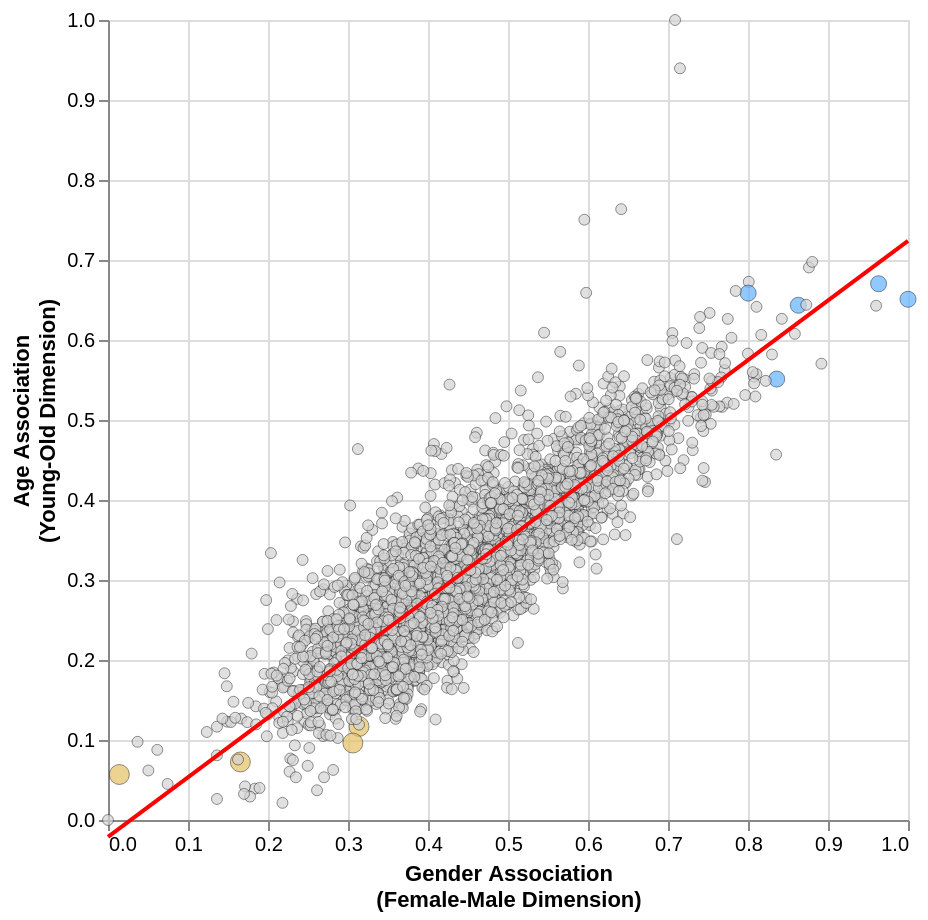

Notebook cell for this chart:
### Markdown cell above
### 2. Interactive Plot

### Code cell
fig = alt.Chart(gpt2_df).mark_point(filled=True, stroke='black', strokeWidth=0.3, opacity=0.7, clip=False).encode(
    x=alt.X('gender_norm_main:Q', scale=alt.Scale(domain=[0, 1]), title=['Gender Association', '(Female-Male Dimension)']),
    y=alt.Y('age_norm_main:Q', scale=alt.Scale(domain=[0, 1]), title=['Age Association', '(Young-Old Dimension)']),
    color=alt.Color('perceived_job_type:N', legend=None, scale=alt.Scale(
        domain=['normal', 'masculine', 'feminine'],
        range=['lightgrey', '#61b1ff', '#e5c062']
    )),
        size=alt.Size('perceived_job_type:N', legend=None, scale=alt.Scale(
        domain=['normal', 'masculine', 'feminine'],
        range=[30,100, 100]
    )),
    tooltip=[alt.Tooltip('social_category:N'),
            alt.Tooltip('gender_norm_main:Q', format='.2f'),
            alt.Tooltip('age_norm_main:Q', format='.2f')
            ]
).properties(width=400, height=400)

final_plot = fig + fig.transform_regression('gender_norm_main', 'age_norm_main').mark_line().encode(color=alt.value('red'), size=alt.value(2))
final_plot.show()

### Figure 1 — Vega-Lite specification as saved in the notebook (floating-point values rounded to 4 significant figures; data arrays with more than 128 entries replaced by an {"elided": "..."} marker saying what was removed)
{"config": {"view": {"continuousWidth": 300, "continuousHeight": 300}}, "layer": [{"mark": {"type": "point", "clip": false, "filled": true, "opacity": 0.7, "stroke": "black", "strokeWidth": 0.3}, "encoding": {"color": {"field": "perceived_job_type", "legend": null, "scale": {"domain": ["normal", "masculine", "feminine"], "range": ["lightgrey", "#61b1ff", "#e5c062"]}, "type": "nominal"}, "size": {"field": "perceived_job_type", "legend": null, "scale": {"domain": ["normal", "masculine", "feminine"], "range": [30, 100, 100]}, "type": "nominal"}, "tooltip": [{"field": "social_category", "type": "nominal"}, {"field": "gender_norm_main", "format": ".2f", "type": "quantitative"}, {"field": "age_norm_main", "format": ".2f", "type": "quantitative"}], "x": {"field": "gender_norm_main", "scale": {"domain": [0, 1]}, "title": ["Gender Association", "(Female-Male Dimension)"], "type": "quantitative"}, "y": {"field": "age_norm_main", "scale": {"domain": [0, 1]}, "title": ["Age Association", "(Young-Old Dimension)"], "type": "quantitative"}}}, {"mark": {"type": "line"}, "encoding": {"color": {"value": "red"}, "size": {"value": 2}, "tooltip": [{"field": "social_category", "type": "nominal"}, {"field": "gender_norm_main", "format": ".2f", "type": "quantitative"}, {"field": "age_norm_main", "format": ".2f", "type": "quantitative"}], "x": {"field": "gender_norm_main", "scale": {"domain": [0, 1]}, "title": ["Gender Association", "(Female-Male Dimension)"], "type": "quantitative"}, "y": {"field": "age_norm_main", "scale": {"domain": [0, 1]}, "title": ["Age Association", "(Young-Old Dimension)"], "type": "quantitative"}}, "transform": [{"on": "gender_norm_main", "regression": "age_norm_main"}]}], "data": {"name": "data-34380f57d432ac9cba878d7aaad178a6"}, "height": 400, "width": 400, "$schema": "https://vega.github.io/schema/vega-lite/v6.1.0.json", "datasets": {"data-34380f57d432ac9cba878d7aaad178a6": {"elided": "3495 records"}}}
